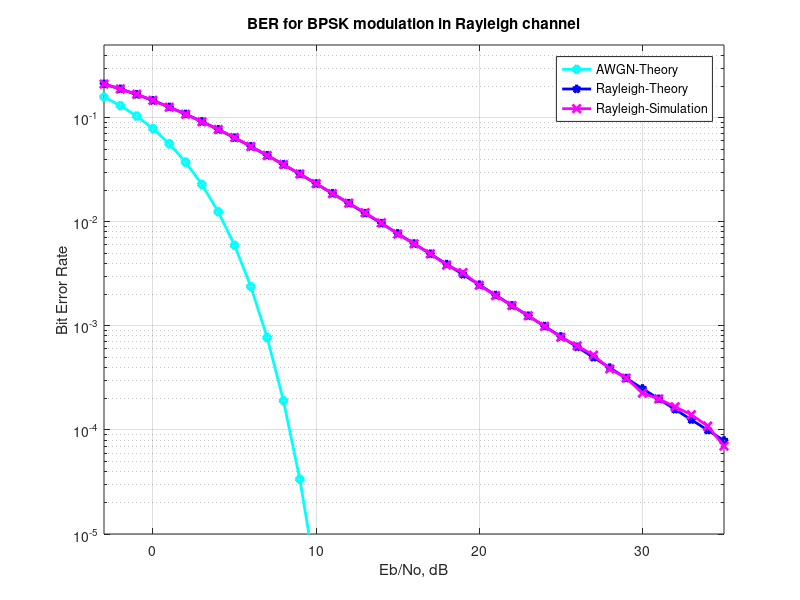

Write MATLAB code to recreate this figure.
function BERRayleighFadingChannel()
% Script for computing the BER for BPSK modulation in a
% Rayleigh fading channel

clear
N = 10^6; % number of bits or symbols

% Transmitter
ip = rand(1,N)>0.5; % generating 0,1 with equal probability
s = 2*ip-1; % BPSK modulation 0 -> -1; 1 -> 0 

 
Eb_N0_dB = [-3:35]; % multiple Eb/N0 values

for ii = 1:length(Eb_N0_dB)
   
   n = 1/sqrt(2)*[randn(1,N) + j*randn(1,N)]; % white gaussian noise, 0dB variance 
   h = 1/sqrt(2)*[randn(1,N) + j*randn(1,N)]; % Rayleigh channel
   
   % Channel and noise Noise addition
   y = h.*s + 10^(-Eb_N0_dB(ii)/20)*n; 

   % equalization
   yHat = y./h;

   % receiver - hard decision decoding
   ipHat = real(yHat)>0;

   % counting the errors
   nErr(ii) = size(find([ip- ipHat]),2);

end

simBer = nErr/N; % simulated ber
theoryBerAWGN = 0.5*erfc(sqrt(10.^(Eb_N0_dB/10))); % theoretical ber
EbN0Lin = 10.^(Eb_N0_dB/10);
theoryBer = 0.5.*(1-sqrt(EbN0Lin./(EbN0Lin+1)));

% plot
% close all
figure
semilogy(Eb_N0_dB,theoryBerAWGN,'cd-','LineWidth',2);
hold on
semilogy(Eb_N0_dB,theoryBer,'bp-','LineWidth',2);
semilogy(Eb_N0_dB,simBer,'mx-','LineWidth',2);
axis([-3 35 10^-5 0.5])
grid on
legend('AWGN-Theory','Rayleigh-Theory', 'Rayleigh-Simulation');
xlabel('Eb/No, dB');
ylabel('Bit Error Rate');
title('BER for BPSK modulation in Rayleigh channel');

end